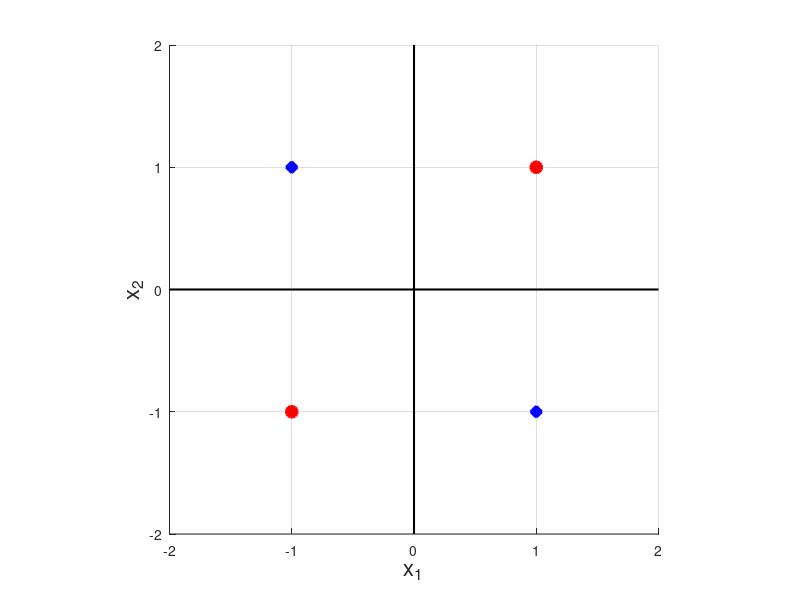

Write the MATLAB code that produced this figure.
% Example of how to use LIBSVM on 64 bit Matlab installations.
%% Start script
clear all;close all;  % Clear all variables from memory and close all figures
X = [-1 -1; % XOR Data
-1 +1; 
+1 -1;
+1 +1];
Y = [-1;
+1;
+1;
-1]; % Targets 
N = length(Y); % Number of samples
%% Normally data is split into 5 folds (this has not been done here!)
% Define training data
test_range = 1:N;
train_range = [1:N];
train_data = X(train_range,:);
train_class = Y(train_range);
%Define testing data
test_data = X(test_range,:) ;
test_class = Y(test_range);
%% Define SVM Kernel Hyperparameters
C = 10;  % Define C (box constraint)
G = 2;  % Define Gamma = 1/2*Sigma.^2 (width of Rbf)
%% "Grid search" ideally needed but not included here; refer to next page for 
%% train_params
train_params = ['-s 0 -t 2 -g ' num2str(G) ' -r 0 -c ' num2str(C)];
%% Train SVM
model = svmtrain(train_class, train_data , train_params); 
%% Test output (cross-validation not used here -must add!)
[predicted_label, accuracy, decision_values]= svmpredict(test_class,test_data, model);
%% Plot results
figure(1);clf;hold;
for n=1:N,
    if predicted_label(n)==1, 
        plot(X(n,1),X(n,2),'bd','markersize',8,'linewidth',2,'markerfacecolor','b');
    else
        plot(X(n,1),X(n,2),'ro','markersize',8,'linewidth',2,'markerfacecolor','r');
    end
end
axis('square');grid
axis([-2 2 -2 2]);
line([-2 2],[0 0],'LineWidth',1.5,'Color',[0 0 0]);
line([0 0],[-2 2],'LineWidth',1.5,'Color',[0 0 0]);
xlabel('x_1','fontsize',16);
ylabel('x_2','fontsize',16);
%% Only points plotted here, best to include the optimal separating
%% hyperplane and canonical planes if you can!!!
%%%%%%%%%%%%%%%% LIBSVM options %%%%%%%%%%%%%%%%%%%%%%%%%%%%%%%%%%%%%%%%%%%
% options:
% -s svm_type : set type of SVM (default 0)
% 0 --C-SVC
% 1 --nu-SVC
% 2 --one-class SVM
% 3 --epsilon-SVR
% 4 --nu-SVR
% -t kernel_type : set type of kernel function (default 2)
% 0 --linear: u'*v
% 1 -- polynomial: (gamma*u'*v + coef0)^degree
% 2 --radial basis function: exp(-gamma*|u-v|^2)
% 3 --sigmoid: tanh(gamma*u'*v + coef0)
% -d degree : set degree in kernel function (default 3)
% -g gamma : set gamma in kernel function (default 1/num_features)
% -r coef0 : set coef0 in kernel function (default 0)
% -c cost : set the parameter C of C-SVC, epsilon-SVR, and nu-SVR (default 1)
% -n nu : set the parameter nu of nu-SVC, one-class SVM, and nu-SVR (def 0.5)
% -p epsilon : set the epsilon in loss function of epsilon-SVR (default 0.1)
% -m cachesize : set cache memory size in MB (default 100)
% -e epsilon : set tolerance of termination criterion (default 0.001)
% -h shrinking: whether to use the shrinking heuristics, 0 or 1 (default 1)
% -b probability_estimates: whether to train a SVC or SVR model for 
% probability estimates, 0 or 1 (default 0)
% -wi weight: set the parameter C of class i to weight*C, for C-SVC (def 1)
% model = svmtrain(training_label_vector, training_instance_matrix [, 'libsvm_options']);
%  -training_label_vector:
% An m by 1 vector of training labels (type must be double).
%  -training_instance_matrix:
% An m by n matrix of m training instances with n features.
% It can be dense or sparse (type must be double).
%  -libsvm_options:
% A string of training options in the same format as that of LIBSVM.
% 
% matlab> [predicted_label, accuracy, decision_values/prob_estimates] = 
% svmpredict(testing_label_vector, testing_instance_matrix, model [, 
% 'libsvm_options']);
% 
%  -testing_label_vector:
% An m by 1 vector of prediction labels. If labels of test
% data are unknown, simply use any random values. (type must be double)
%  -testing_instance_matrix:
% An m by n matrix of m testing instances with n features.
% It can be dense or sparse. (type must be double)
%  -model:
% The output of svmtrain.
%  -libsvm_options:
%  A string of testing options in the same format as that of LIBSVM.
%
%%%%%%%%%%%%%%%%%%%%%%%%%%%%%%%%%%%%%%%%%%%%%%%%%%%%%%%%%%%%%%%%%%%%%%%%%%%%%	